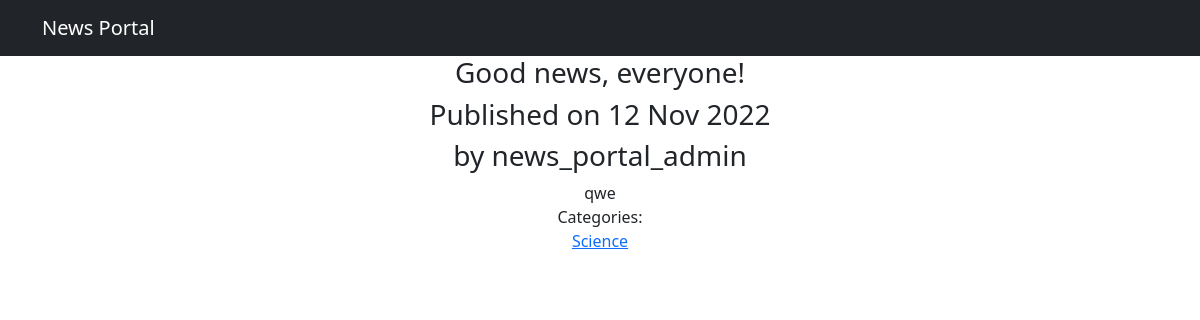
/news/111, run on the app's committed database.
### news_portal_app/models.py (models this page shows, shortened)
class Post(models.Model):
    author = models.ForeignKey(Author, on_delete=models.CASCADE)
    news = 'NWS'
    article = 'ART'
    TYPES = [
        (news, 'News'),
        (article, 'Article')
    ]
    type = models.CharField(max_length=3, choices=TYPES)
    date = models.DateTimeField(auto_now_add=True)
    category = models.ManyToManyField(Category, through='PostCategory')
    name = models.CharField(max_length=255, default="Good news, everyone!")
    text = models.TextField()
    rating = models.IntegerField(default=0)

class Author(models.Model):
    user = models.OneToOneField(User, on_delete=models.CASCADE)
    user_rating = models.IntegerField(default=0)

class Category(models.Model):
    name = models.CharField(max_length=255, unique=True)
    subscribers = models.ManyToManyField(User, through='CategoryUser')

### news_portal_app/views.py (the view)
# urls.py: path('<int:pk>', NewsItem.as_view(), name='news_item'),
class NewsItem(DetailView):
    model = Post
    template_name = 'news_item.html'
    context_object_name = 'news_item'

### news_portal_app/templatetags/custom_filters.py (called while the page is built)
@register.filter(name='censor')
def rkn_english_edition(value):
    if type(value) != str:
        raise ValueError
    for swear in THOSE_VERY_SEVEN_DIRTY_WORDS:
        if swear in value:
            value = value.replace(swear, swear[0] + "*" * (len(swear) - 1))
    return value

### templates/news_item.html (shortened to what this page needs)
{% extends 'flatpages/default.html' %}
{% load custom_filters %}
{% block content %}
<h3>{{ news_item.name|censor }}</h3>
<h3>Published on {{ news_item.date|date:'d M Y' }}</h3>
<h3>by {{ news_item.author.user.username }}</h3>
{{ news_item.text|censor }}
<p>Categories:
    <br>{% for c in news_item.category.all %}
    <a href="category/{{ c.id }}">{{ c.name }}</a>
    {% endfor %}
</p>
{% endblock content %}

### data on the page
Post: name|censor "Good news, everyone!", date "12 Nov 2022", author.user.username "news_portal_admin", text|censor "qwe"
Category: name "Science"
